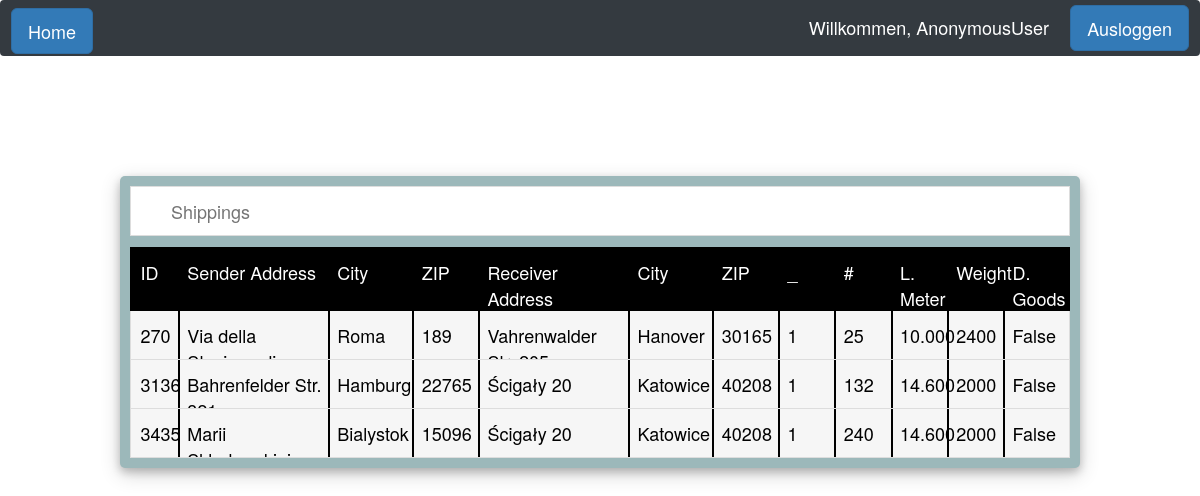
Page /list/ on the committed database.
### accounts/models.py (models this page shows, shortened)
class shipping_optimized(models.Model):
    id = models.IntegerField(primary_key=True)
    email_sender = models.EmailField(_('email address'), unique=False)
    email_receiver = models.EmailField(_('email address'), unique=False)
    email_zwischenstopp = models.EmailField(_('email address'), unique=False)
    name_sender = models.CharField(max_length=50)
    name_receiver = models.CharField(max_length=50)
    name_zwischenstopp = models.CharField(max_length=50)
    address_sender = models.CharField(max_length=50)
    id_shipping_first = models.IntegerField()
    id_shipping_second = models.IntegerField()
    address_receiver = models.CharField(max_length=50)
    address_zwischenstopp = models.CharField(max_length=50)
    city_sender = models.CharField(max_length=50)
    city_receiver = models.CharField(max_length=50)
    city_zwischenstopp = models.CharField(max_length=50)
    zip_sender = models.IntegerField()
    zip_receiver = models.IntegerField()
    zip_zwischenstopp = models.IntegerField(null=True)
    state_sender = models.CharField(max_length=2)
    state_receiver = models.CharField(max_length=2)
    state_zwischenstopp = models.CharField(max_length=2)
    number_pallets = models.IntegerField()
    loading_meters = models.DecimalField(max_digits=6, decimal_places=3)
    dangerous_goods = models.BooleanField()
    cargo_description = models.CharField(max_length=400)
    weight = models.IntegerField()
    stackable = models.IntegerField()
    date_delivery = models.DateTimeField(default=timezone.now)
    latitude_sender = models.DecimalField(
        max_digits=9, decimal_places=6, blank=True, default='0')
    longitude_sender = models.DecimalField(
        max_digits=9, decimal_places=6, blank=True, default='0')
    latitude_zwischenstopp = models.DecimalField(
        max_digits=9, decimal_places=6, blank=True, default='0')
    longitude_zwischenstopp = models.DecimalField(
        max_digits=9, decimal_places=6, blank=True, default='0')
    latitude_receiver = models.DecimalField(
        max_digits=9, decimal_places=6, blank=True, default='0')
    longitude_receiver = models.DecimalField(
        max_digits=9, decimal_places=6, blank=True, default='0')
    REQUIRED_FIELDS = []

### accounts/views.py (the view)
# urls.py: path('list/', views.list, name="list"),
def list(request):
    context = {}
    shipping_optimized.objects.filter(id=3435).update(address_receiver="Ścigały 20")
    context['medikamente'] = shipping_optimized.objects.all()
    context['past_shippings'] = ShippingInfo.objects.all()
    return render(request, 'accounts/list.html', context)

### accounts/templates/accounts/list.html (shortened to what this page needs)
{%  extends 'accounts/main.html' %}
{% block content %}
{% load static %}
<!DOCTYPE html>
<html>
<head>
    <link rel="stylesheet" type="text/css" href= "{%  static 'style.css' %}"/>
</head>
<div class="container h-100">
    <div class="d-flex justify-content-center h-100" style="mragin-bottom:10%">
        <div class="user_card" style="height:auto;max-height:70%;margin-bottom:10%; width:80%">
<input type="text" id="myInput" onkeyup="search()" placeholder="Shippings" name="patientensuche" autocomplete="off">
            <ul id="myUL1" style=" height:100% overflow-y: auto; background-color:black;pointer-events: none;padding:0px;">
<li><a href="#" tabindex="1"  style="background-color:black; border-color:black;padding:0px;height:50px;"><div class="container" style="width: 100%; color:white;padding:0px;margin:0px;min-width:100%;max-width:100%">
                <div class="column5" style="width:4%;height:100%;padding-top:12px;"> ID</div>
                <div class="column5" style="width:15%;height:100%;padding-top:12px;"> Sender Address</div>
                <div class="column5" style="width:8%;height:100%;padding-top:12px;"> City</div>
                <div class="column5" style="width:6%;height:100%;padding-top:12px;"> ZIP</div>
                <div class="column5" style="width:15%;height:100%;padding-top:12px;"> Receiver Address</div>
                <div class="column5" style="width:8%;height:100%;padding-top:12px;"> City</div>
                <div class="column5" style="width:6%;height:100%;padding-top:12px;"> ZIP</div>
                <div class="column5" style="width:5%;height:100%;padding-top:12px;"> _</div>
                <div class="column5" style="width:5%;height:100%;padding-top:12px;"> #</div>
    <div class="column5" style="width:5%;height:100%;padding-top:12px;"> L. Meter</div>
                <div class="column5" style="width:5%;height:100%;padding-top:12px;"> Weight</div>
                <div class="column5" style="width:6%;height:100%;padding-top:12px;">D. Goods</div>
</div> </a></li>
           </ul>
<ul id="myUL" style=" overflow-y: overlay;padding:0px; ">
    {% for item in medikamente %}
     <li><a href="#" tabindex="1" style="padding:0px;height:50px;" onclick="open_popup('{{item.id_shipping_first}}','{{item.id_shipping_second}}')"><div class="container" style="width: 100%; height:100%;padding:0px;margin:0px;min-width:100%;max-width:100%">
        <div class="column5" style="width:4%;box-shadow:  2px 0px 0px 0px black; height:100%;padding-top:12px;"> {{item.id}} </div>
         <div class="column5" style="width:15%;box-shadow:  2px 0px 0px 0px black; height:100%;padding-top:12px;overflow-y:auto;overflow-x:hidden"> {{item.address_sender}} </div>
         <div class="column5" style="width:8%;box-shadow:  2px 0px 0px 0px black; height:100%;padding-top:12px;overflow-y:auto;overflow-x:hidden"> {{item.city_sender}} </div>
         <div class="column5" style="width:6%;box-shadow:  2px 0px 0px 0px black; height:100%;padding-top:12px;"> {{item.zip_sender}} </div>
         <div class="column5" style="width:15%;box-shadow:  2px 0px 0px 0px black; height:100%;padding-top:12px;overflow-y:auto;overflow-x:hidden"> {{item.address_receiver}} </div>
         <div class="column5" style="width:8%;box-shadow:  2px 0px 0px 0px black; height:100%;padding-top:12px;overflow-y:auto;overflow-x:hidden"> {{item.city_receiver}} </div>
         <div class="column5" style="width:6%;box-shadow:  2px 0px 0px 0px black; height:100%;padding-top:12px;"> {{item.zip_receiver}} </div>
         <div class="column5" style="width:5%;box-shadow:  2px 0px 0px 0px black; height:100%;padding-top:12px;"> {{item.stackable}} </div>
         <div class="column5" style="width:5%;box-shadow:  2px 0px 0px 0px black; height:100%;padding-top:12px;"> {{item.number_pallets}} </div>
         <div class="column5" style="width:5%;box-shadow:  2px 0px 0px 0px black; height:100%;padding-top:12px;"> {{item.loading_meters}} </div>
         <div class="column5" style="width:5%;box-shadow:  2px 0px 0px 0px black; height:100%;padding-top:12px;"> {{item.weight}} </div>
         <div class="column5" style="width:6%; height:100%;padding-top:12px;"> {{item.dangerous_goods}} </div>
</div> </a></li>
        {% endfor %}
</ul>
	</div>
        </div>
</div>
</body>
</html>
<link rel="stylesheet" href="https://maxcdn.bootstrapcdn.com/bootstrap/3.3.7/css/bootstrap.min.css">
{% endblock %}

### accounts/static/style.css (style rules this page uses)
input { background-repeat: no-repeat; width: 100%; height: 50px; font-size: 16px; padding: 12px; border: 1px solid #ddd; margin-bottom: 12px; }
.user_card { width: 60%; margin-top: 120px; margin-bottom: auto; background: #9cb8ba; position: absolute; display: flex; flex-direction: column; padding: 10px; box-shadow: 0 4px 8px 0 rgba(0, 0, 0, 0.2), 0 6px 20px 0 rgba(0, 0, 0, 0.19); -webkit-box-shadow: 0 4px 8px 0 rgba(0, 0, 0, 0.2), 0 6px 20px 0 rgba(0, 0, 0, 0.19); -moz-box-shadow: 0 4px 8px 0 rgba(0, 0, 0, 0.2), 0 6px 20px 0 rgba(0, 0, 0, 0.19); border-radius: 5px; }
#myUL1 { list-style-type: none; padding: 0; margin: 0; }
#myUL1 li a { border: 1px solid #ddd; margin-top: -1px; background-color: #f6f6f6; padding: 12px; text-decoration: none; font-size: 18px; color: black; display: block; }
#myUL { list-style-type: none; padding: 0; margin: 0; }
#myInput { background-repeat: no-repeat; width: 100%; text-decoration: none; font-size: 18px; font-weight: regular; color: black; padding: 12px 20px 12px 40px; border: 1px solid #ddd; margin-bottom: 12px; }
#myUL li a { border: 1px solid #ddd; margin-top: -1px; background-color: #f6f6f6; padding: 12px; text-decoration: none; font-size: 18px; color: black; display: block; }
.column5 { margin-left: 1%; float: left; width: 20%; }

### rows in the picture
shipping_optimized: id "270", address_sender "Via della…", city_sender "Roma", zip_sender "189", address_receiver "Vahrenwalder…", city_receiver "Hanover", zip_receiver "30165", stackable "1", number_pallets "25", loading_meters "10.000", weight "2400", dangerous_goods "False"
shipping_optimized: id "3136", address_sender "Bahrenfelder Str.…", city_sender "Hamburg", zip_sender "22765", address_receiver "Ścigały 20", city_receiver "Katowice", zip_receiver "40208", stackable "1", number_pallets "132", loading_meters "14.600", weight "2000", dangerous_goods "False"
shipping_optimized: id "3435", address_sender "Marii…", city_sender "Bialystok", zip_sender "15096", address_receiver "Ścigały 20", city_receiver "Katowice", zip_receiver "40208", stackable "1", number_pallets "240", loading_meters "14.600", weight "2000", dangerous_goods "False"

### other values in the picture
{{ request.user }} "AnonymousUser"
